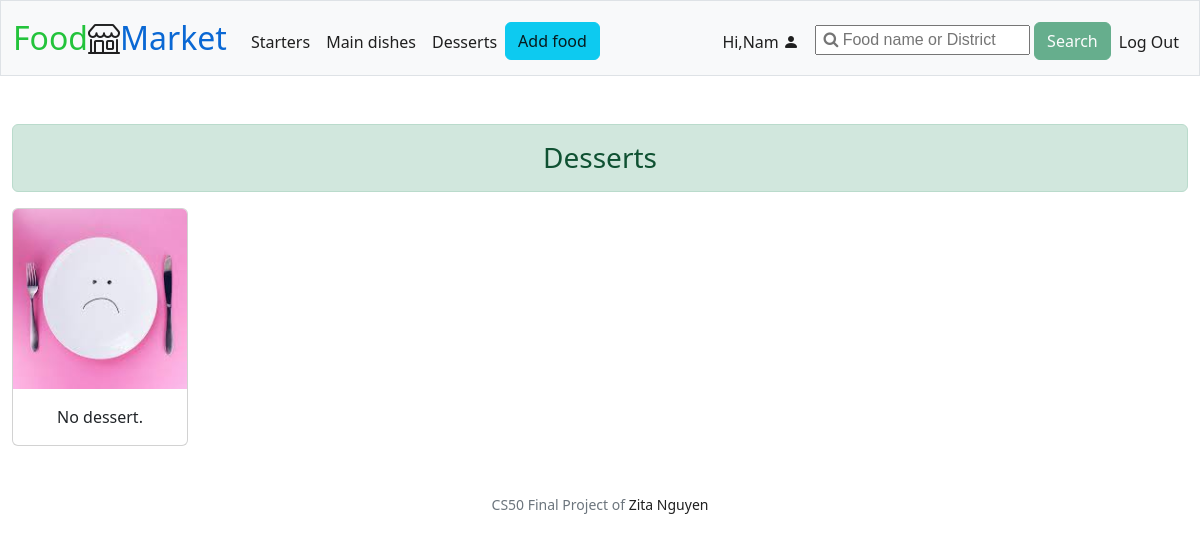
/desserts (signed in), run on an earlier commit of the app's database.
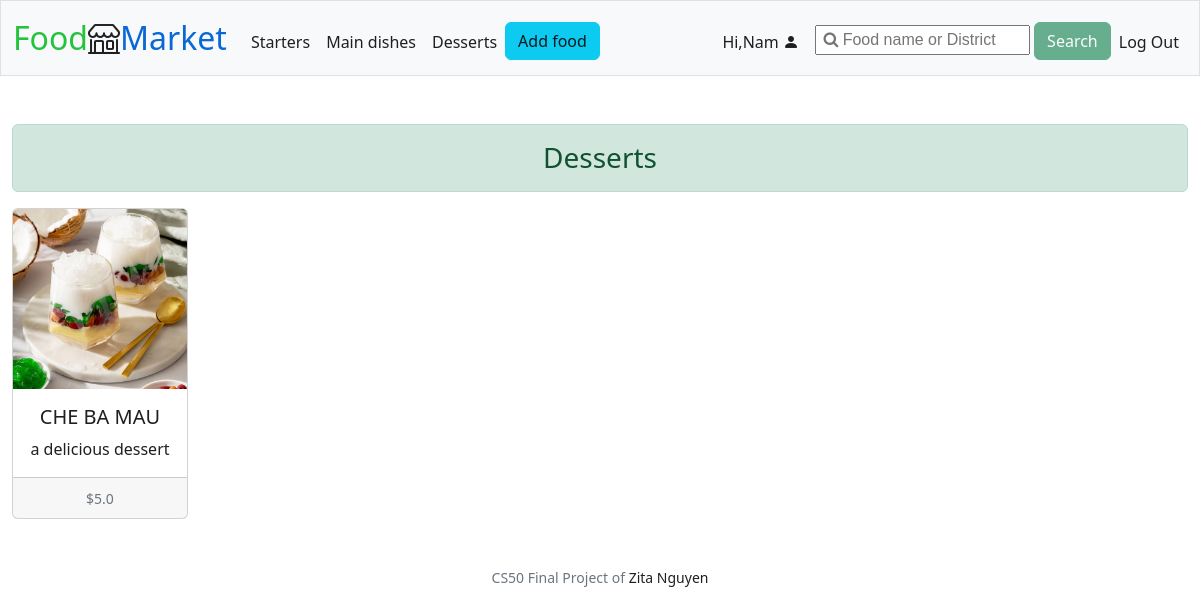
And on a later commit of the database.
### tables this page shows
CREATE TABLE food (
id INTEGER PRIMARY KEY AUTOINCREMENT, 
category TEXT NOT NULL,
name TEXT NOT NULL,
photo BLOB NOT NULL,
description TEXT NOT NULL,
price REAL NOT NULL,
date DATETIME NOT NULL,
user_id INTEGER NOT NULL,
FOREIGN KEY (user_id) REFERENCES users (id)
);

### app.py (the view)
@app.route("/desserts", methods=["GET"])
@login_required
def desserts():
    desserts = query_get_desserts()
    return render_template("desserts.html", desserts=desserts)

### app.py (called while the page is built)
@app.after_request
def after_request(response):
    response.headers["Cache-Control"] = "no-cache, no-store, must-revalidate"
    response.headers["Expires"] = 0
    response.headers["Pragma"] = "no-cache"
    return response

### helpers.py (called while the page is built)
def login_required(f):
    @wraps(f)
    def decorated_function(*args, **kwargs):
        if session.get("user_id") is None:
            return redirect("/login")
        return f(*args, **kwargs)
    return decorated_function

### queries.py (called while the page is built)
def query_get_desserts():
    conn = sqlite3.connect("market.db")
    c = conn.cursor()
    c.execute("SELECT * FROM food WHERE category='Dessert' ")
    desserts = c.fetchall()
    conn.close()
    return desserts

### templates/desserts.html (shortened to what this page needs)
{% extends "layout.html" %}
{% block main %}
<div class="alert alert-success text-center h3" role="alert">
  Desserts
</div>
<div class="row row-cols-1 row-cols-lg-6 row-cols-md-3 g-4 text-center">
  {% if not desserts %}
    <div class="col">
      <div class="card h-100">
        <img class="card-img-top" src="{{url_for('static', filename='photos/no_food.jpeg')}}" alt="No product">
        <div class="card-body">
          <p class="card-text">No dessert.</p>
        </div>
      </div>
    </div>
  {% else %}
    {% for dessert in desserts %}
      <div class="col">
        <a href="/product/{{ dessert[0] }}">
          <div class="card h-100">
            <img src="{{url_for('static', filename='photos/' + dessert[3])}}" class="card-img-top" alt="{{ dessert[2] }}">
            <div class="card-body">
              <h5 class="card-title">{{ dessert[2] }}</h5>
              <p class="card-text">{{ dessert[4] }}</p>
            </div>
            <div class="card-footer">
              <small class="text-muted">${{ dessert[5] }}</small>
            </div>
          </div>
        </a>
      </div>
    {% endfor %}
  {% endif %}
</div>
{% endblock %}

What changed in the data, as far as the page shows it:
added food: photo (picture), name "CHE BA MAU", description "a delicious dessert", price "5.0"
Also different on the page:
text no longer shown: "No dessert."
